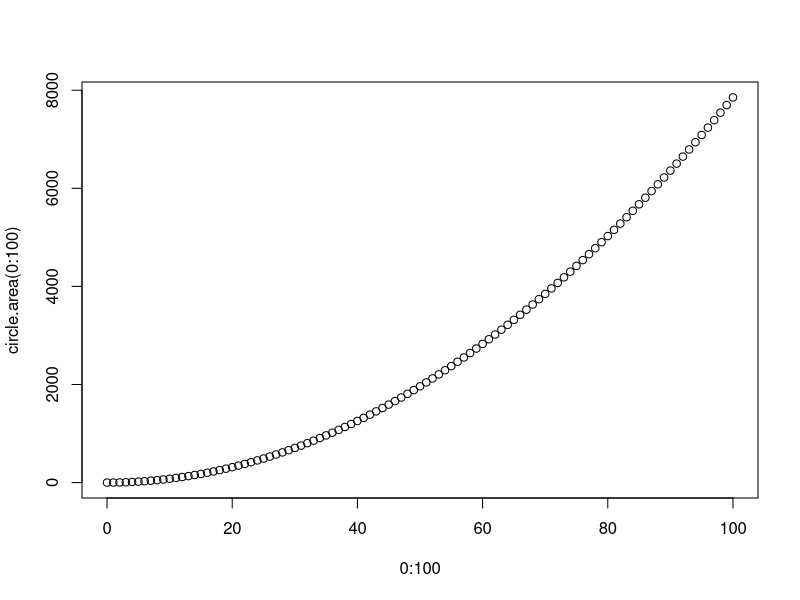
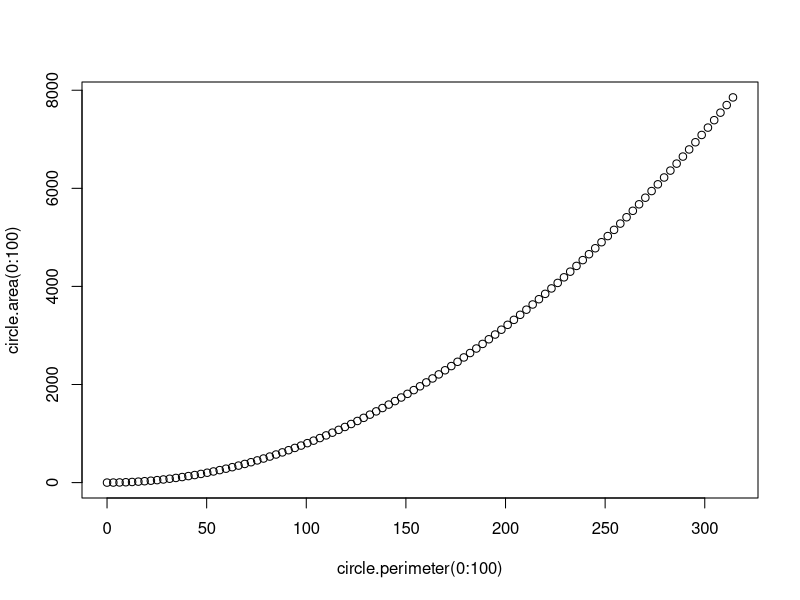
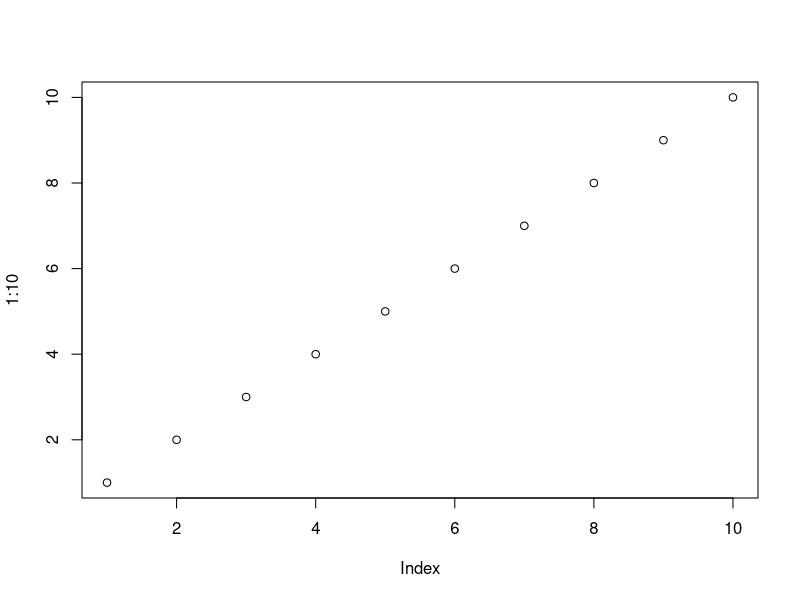
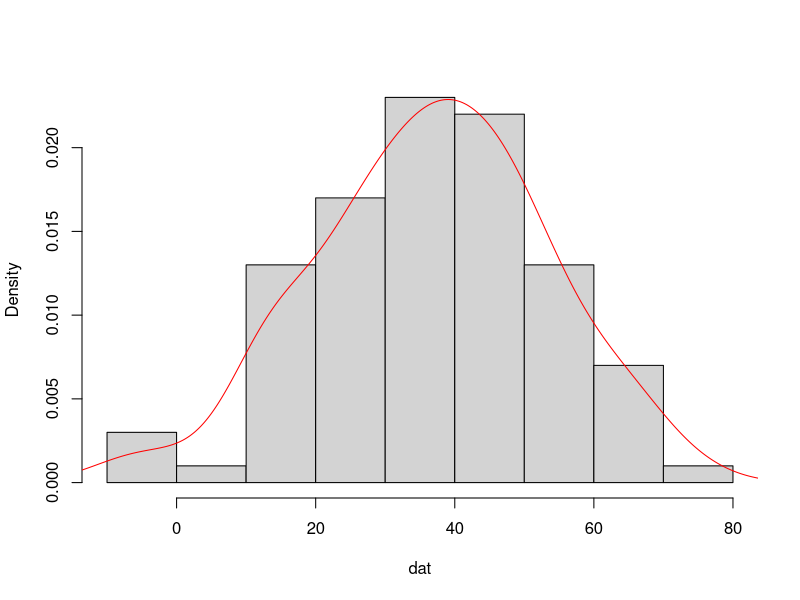
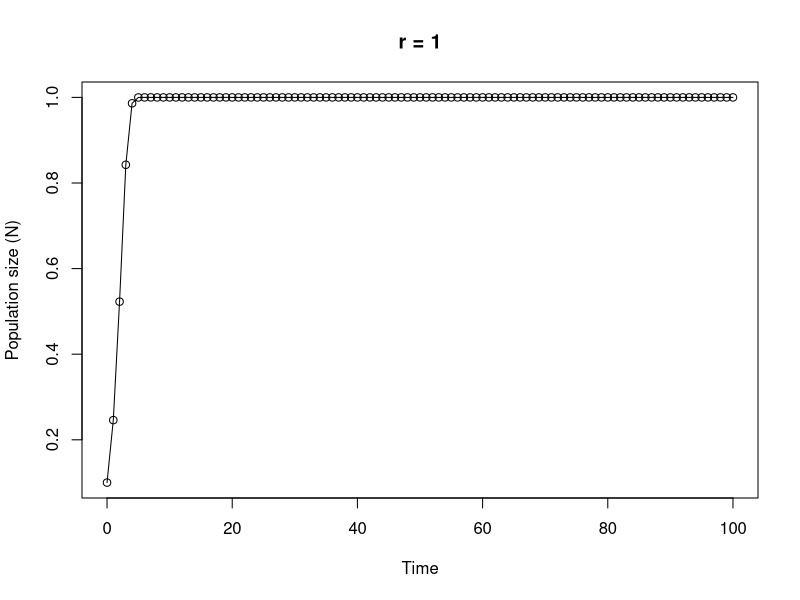

Recreate these plots in R, in order.
## ---- chunk 1
knitr::opts_chunk$set(echo=TRUE, message = FALSE, warning = FALSE, eval = FALSE, cache = FALSE)
## ---- chunk 2
    
    # area of a circle
    # the equation to calculate the area of a circle is pi * radius^2
    
    circle.area <- function(d){ 
    	pi * (d/2)^2
    }
    
    # to use your new function
    
    circle.area(10)
    # [1] 78.53982
    
    plot(0:100, circle.area(0:100))
    
    # to test on a vector of diameters
    # first create a vector with diameters ranging from 0 to 50 in steps of 10
    
    cir.diam <- seq(from = 0, to = 50, by = 10)
    
    # test your function
    
    circle.area(cir.diam)
    # [1]    0.00000   78.53982  314.15927  706.85835 1256.63706 1963.49541
    
    circle.perimeter<- function(d){
      pi*d
    }
    
    plot(circle.perimeter(0:100), circle.area(0:100))

    cat("test re-render")
    plot(1:10)
## ---- chunk 3
    
    far.cent <- function(a){
    	val <- (a-32)*5/9
    	print(paste("Fahrenheit: ", round(a, digits = 3), "oF",sep = " "), quote = FALSE)# round 3dp
    	print(paste("Centigrade: ", round(val, digits = 3), "oC", sep = " "), quote = FALSE)# round 3dp
    }
    
    # alternative Fahrenheit to centigrade using cat function
    
    far.cent2 <- function(a){
    	val <- (a - 32) * 5/9	#calculation
    	cat("Fahrenheit: ", round(a, digits = 3), "oF", "\n")   # use cat function
    	cat("Centigrade: ", round(val, digits = 3), "oC", "\n")   
    }
    
## ---- chunk 4
    
    # Create a vector of normally distributed data
    # length 100, mean 35 and standard deviation of 29
    
    vals <- rnorm(100, 35, 15)	# create some norm dist data mean 35, sd = 15
    
    summary.fun <- function(dat){
    	mymean <- round(mean(dat), digits = 4)      	# calc mean
    	mymedian <- round(median(dat), digits = 4)    # calc median
    	mymin <- round(min(dat), digits = 4)          # calc min
    	mymax <- round(max(dat), digits = 4)          # calc max
    	print(paste("mean:", mymean, sep = " "), quote = FALSE)     # print mean
    	print(paste("median:", mymedian, sep = " "), quote = FALSE)     # print median
    	print(paste("range:", "from:", mymin, "to", mymax, sep = " "), quote = FALSE) 
    	dens <- density(dat)                          # estimate density curve
    	hist(dat, main = "",type = "l",freq = FALSE)  # plot histogram
    	lines(dens, lty = 1, col = "red")             # plot density curve
    }
    
    # use the function
    summary.fun(vals)
## ---- chunk 5
    
    # calculate a median
    
    ourmedian <- function(x){
    	n <- length(x)
    	if (n %% 2 == 1)      # odd numbers
    	  sort(x)[(n + 1)/2]  # find the middle number by adding 1 to length and div 2
    	else {                # even numbers
    	  middletwo <- sort(x)[(n/2) + 0:1]   #find the two middle numbers
    	  mean(middletwo)
    	  }
    }
    
    # use the function
    mydat <- sample(1:50, size = 10, replace = TRUE )
    
    # our function
    ourmedian(mydat)
    
    # R median function
    median(mydat)
## ---- chunk 6
    
    # function to simulate Ricker model
    
    Ricker.model <- function(nzero, r, time, K=1){     # sets initial parameters
      N <- numeric(time + 1)    # creates a real vector of length time+1 to store values of Nt+1
      N[1] <- nzero             # sets initial population size in first element of N
      for (i in 1:time) {				# loops over time
          N[i+1] <- N[i]*exp(r*(1 - N[i]/K))    
      }
      Time <- 0:time   					 # creates vector for x axis
      plot(Time, N, type = "o", xlim = c(0, time), xlab = "Time", ylab = "Population size (N)", main = paste("r =", r, sep=" "))   # plots     output
    }
    
    # To run
    # play around with the different parameters, especially r
    Ricker.model(nzero=0.1,r=1,time=100)
    
